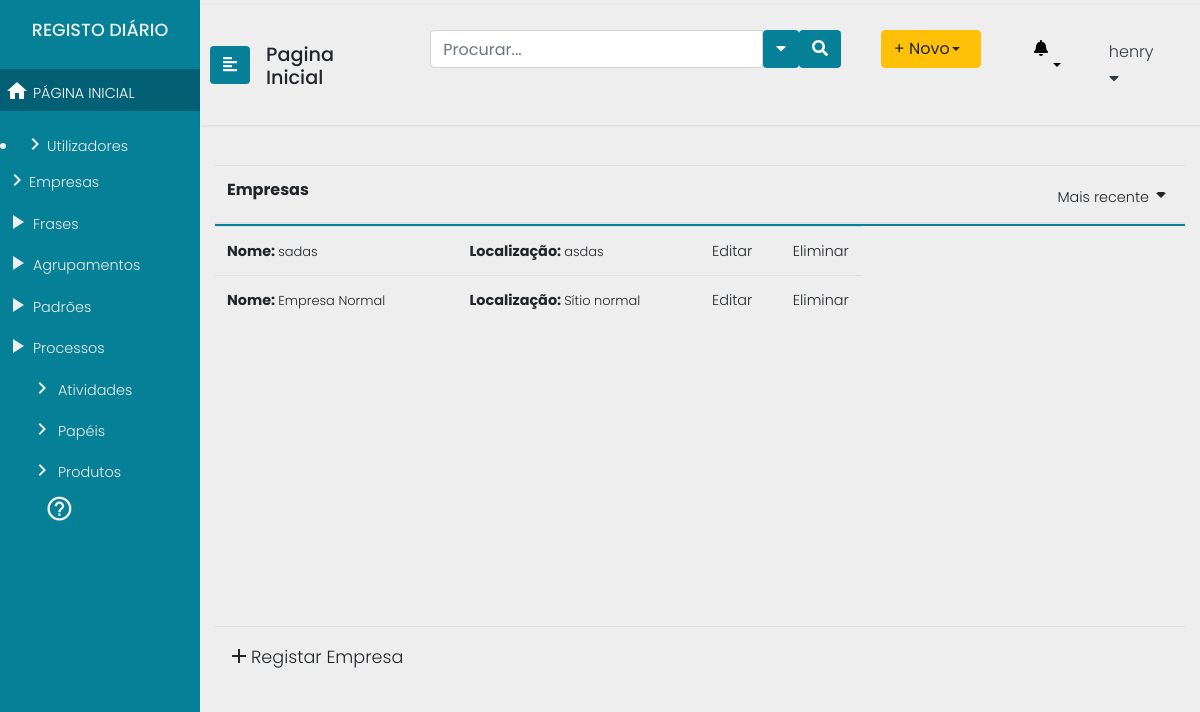
Page /empresas (signed in) on the earlier database version.
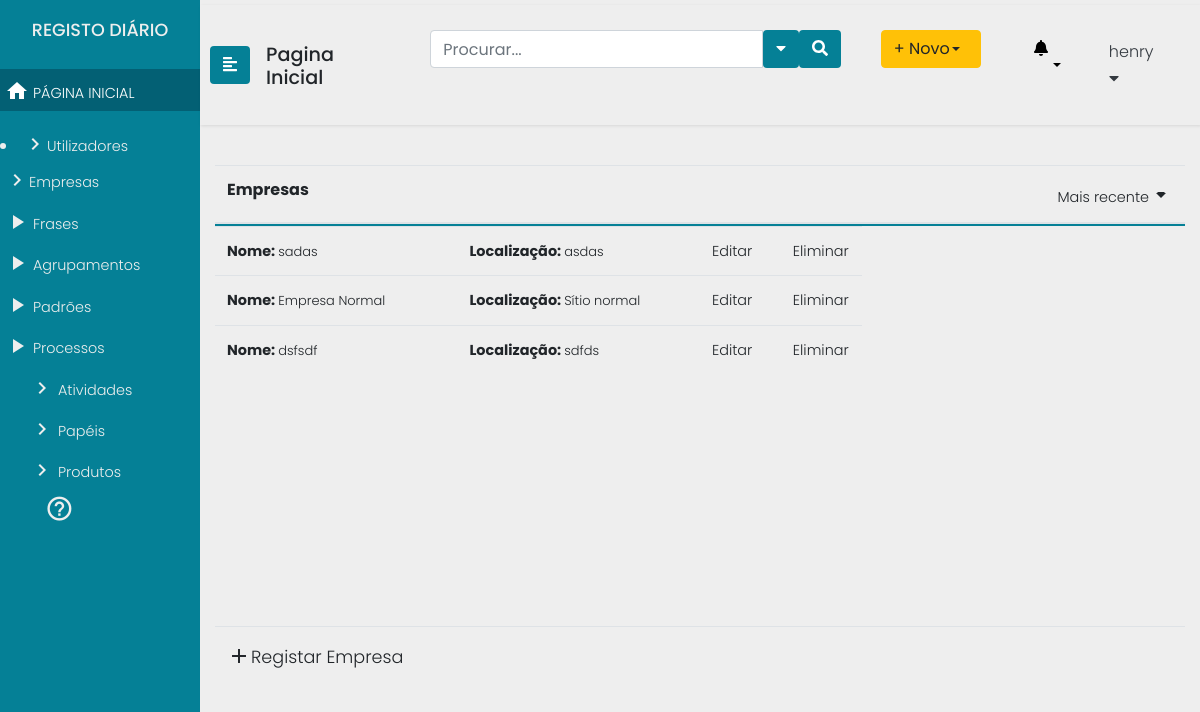
Same page on the later database version.
### Users/models.py (models this page shows, shortened)
class Organization(models.Model):
    name = models.CharField(max_length=200)
    location = models.CharField(max_length=200)
    class Meta:
        permissions = (("can_do", "Permission to do stuff"),)

### Users/views.py (the view)
# urls.py: path("empresas", views.empresas, name="empresas"),
@login_required(login_url='/login2')
def empresas(request):
	return render(request=request,
					template_name="processes/empresas.html",
					context={"users" : User.objects.all(),
					"groups" : Group.objects.all(),
"orgs" : Organization.objects.all(), })

### templates/processes/empresas.html
{% extends "processes/header2.html" %}
{% block content %}
				{% if perms.Users.test_Admin %}
				{% include "processes/includes/sidenav.html" %}
				{% include "processes/includes/admin_org_area.html" %}
				{% endif %}
{% endblock %}

### templates/processes/includes/admin_org_area.html (shortened to what this page needs)
				<div class="container">
					<table class="table table-hover header-fixed">
						<thead>
							<tr class="d-flex">
								<th class="col-9">Empresas</th>
								<th class="col-3 text-right">
									<a class="dropdown-toggle" id="sidebarCollapse" data-toggle="dropdown" href="#" role="button" aria-haspopup="true" aria-expanded="false"><span>Mais recente</span><i class="material-icons">arrow_drop_down</i></a>
								</th>
							</tr>
						</thead>
						<tbody>
								{% for org in orgs %}
								<tr class="d-flex">
										<td class="col-3"><span><b>Nome: </b><a href="/empresas/OrganizationDetail/{{org.id}}">{{org.name}} </a></span></td>
										<td class="col-3"><span><b>Localização: </b><a href="#">{{org.location}} </a></span></td>
										<td class="col-1"><b><a href="/empresas/OrganizationUpdate/{{org.id}} ">Editar</a></span></td>
										<td class="col-1"><b><a href="/empresas/OrganizationDelete/{{org.id}} ">Eliminar</a></span></td>
									</tr>
									{% endfor %}
						</tbody>
						<tfoot>
							<tr class="d-flex">
								<td class="col-9"><b><a href="/empresas/OrganizationCreate" class="novo"><i class="material-icons">add</i>Registar Empresa</a></b></td>
								<td class="col-3 text-right"></td>
						</tfoot>
					</table>
					<div class="brk">
					</div>
				</div>
            </div>
		</div>

Differences in the rows shown:
added Organization: name "dsfsdf", location "sdfds"
